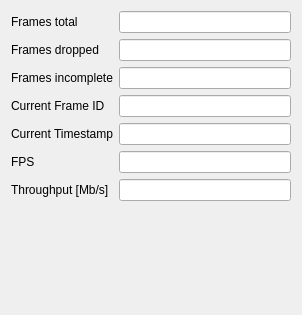
<?xml version="1.0" encoding="UTF-8"?>
<ui version="4.0">
 <class>CameraStatistics</class>
 <widget class="QWidget" name="CameraStatistics">
  <property name="geometry">
   <rect>
    <x>0</x>
    <y>0</y>
    <width>302</width>
    <height>315</height>
   </rect>
  </property>
  <property name="windowTitle">
   <string>Form</string>
  </property>
  <layout class="QVBoxLayout" name="verticalLayout">
   <item>
    <layout class="QFormLayout" name="formLayout">
     <item row="0" column="0">
      <widget class="QLabel" name="label">
       <property name="text">
        <string>Frames total</string>
       </property>
      </widget>
     </item>
     <item row="0" column="1">
      <widget class="QLineEdit" name="leFramesTotal">
       <property name="readOnly">
        <bool>true</bool>
       </property>
      </widget>
     </item>
     <item row="1" column="0">
      <widget class="QLabel" name="label_2">
       <property name="text">
        <string>Frames dropped</string>
       </property>
      </widget>
     </item>
     <item row="1" column="1">
      <widget class="QLineEdit" name="leFramesDropped">
       <property name="readOnly">
        <bool>true</bool>
       </property>
      </widget>
     </item>
     <item row="2" column="0">
      <widget class="QLabel" name="label_3">
       <property name="text">
        <string>Frames incomplete</string>
       </property>
      </widget>
     </item>
     <item row="2" column="1">
      <widget class="QLineEdit" name="leFramesIncomplete">
       <property name="readOnly">
        <bool>true</bool>
       </property>
      </widget>
     </item>
     <item row="3" column="0">
      <widget class="QLabel" name="label_4">
       <property name="text">
        <string>Current Frame ID</string>
       </property>
      </widget>
     </item>
     <item row="3" column="1">
      <widget class="QLineEdit" name="leCurrFrameID">
       <property name="readOnly">
        <bool>true</bool>
       </property>
      </widget>
     </item>
     <item row="4" column="0">
      <widget class="QLabel" name="label_5">
       <property name="text">
        <string>Current Timestamp</string>
       </property>
      </widget>
     </item>
     <item row="5" column="0">
      <widget class="QLabel" name="label_6">
       <property name="text">
        <string>FPS</string>
       </property>
      </widget>
     </item>
     <item row="6" column="0">
      <widget class="QLabel" name="label_7">
       <property name="text">
        <string>Throughput [Mb/s]</string>
       </property>
      </widget>
     </item>
     <item row="4" column="1">
      <widget class="QLineEdit" name="leCurrTimestamp">
       <property name="readOnly">
        <bool>true</bool>
       </property>
      </widget>
     </item>
     <item row="5" column="1">
      <widget class="QLineEdit" name="leCurrFPS">
       <property name="readOnly">
        <bool>true</bool>
       </property>
      </widget>
     </item>
     <item row="6" column="1">
      <widget class="QLineEdit" name="leCurrThoughput">
       <property name="readOnly">
        <bool>true</bool>
       </property>
      </widget>
     </item>
    </layout>
   </item>
   <item>
    <spacer name="verticalSpacer">
     <property name="orientation">
      <enum>Qt::Vertical</enum>
     </property>
     <property name="sizeHint" stdset="0">
      <size>
       <width>20</width>
       <height>40</height>
      </size>
     </property>
    </spacer>
   </item>
  </layout>
 </widget>
 <resources/>
 <connections/>
</ui>
